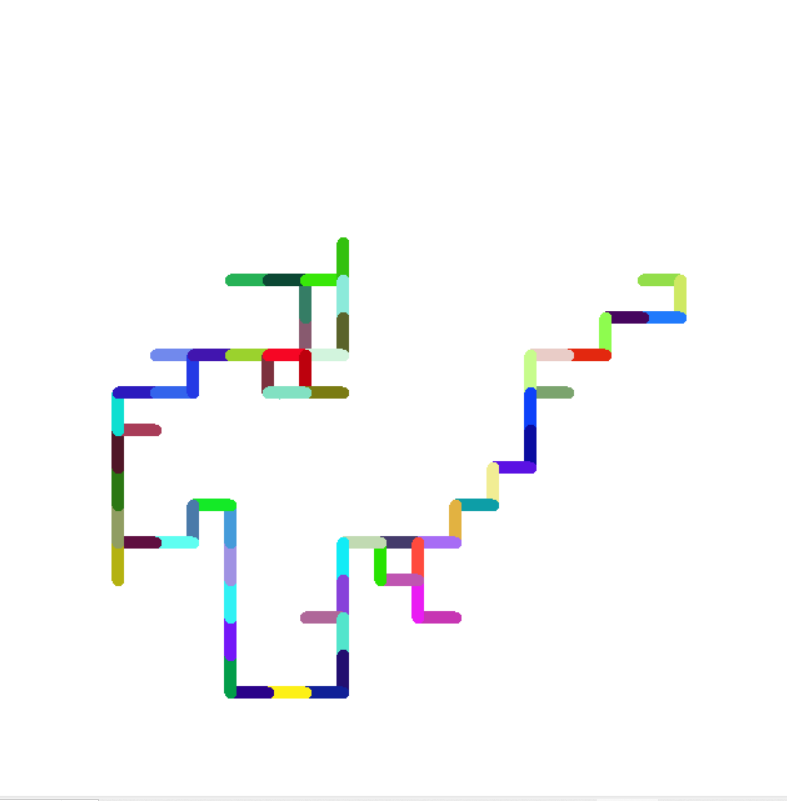

Write Python code to recreate this figure.
import turtle
from turtle import Turtle,Screen
import random

turtle.colormode(255)
t=Turtle()

def random_color():
    r=random.randint(0,255)
    g=random.randint(0,255)
    b=random.randint(0,255)
    return (r,g,b)

directions=[0,90,270,180]
t.width(10)
t.speed("fast")

for i in range(300):
    t.color(random_color())
    t.forward(30)
    t.setheading(random.choice(directions))

screen=Screen()
screen.exitonclick()
